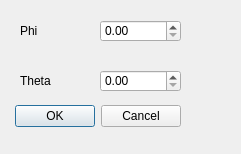
<?xml version="1.0" encoding="UTF-8"?>
<ui version="4.0">
 <class>BrightenDarkenValueTypeDialog</class>
 <widget class="QDialog" name="BrightenDarkenValueTypeDialog">
  <property name="geometry">
   <rect>
    <x>0</x>
    <y>0</y>
    <width>241</width>
    <height>154</height>
   </rect>
  </property>
  <property name="windowTitle">
   <string>Dialog</string>
  </property>
  <widget class="QDialogButtonBox" name="buttonBox">
   <property name="geometry">
    <rect>
     <x>10</x>
     <y>100</y>
     <width>171</width>
     <height>32</height>
    </rect>
   </property>
   <property name="orientation">
    <enum>Qt::Horizontal</enum>
   </property>
   <property name="standardButtons">
    <set>QDialogButtonBox::Cancel|QDialogButtonBox::Ok</set>
   </property>
  </widget>
  <widget class="QDoubleSpinBox" name="minDoubleSpinBoxPhi">
   <property name="geometry">
    <rect>
     <x>100</x>
     <y>20</y>
     <width>81</width>
     <height>22</height>
    </rect>
   </property>
  </widget>
  <widget class="QLabel" name="label">
   <property name="geometry">
    <rect>
     <x>20</x>
     <y>20</y>
     <width>47</width>
     <height>21</height>
    </rect>
   </property>
   <property name="text">
    <string>Phi</string>
   </property>
  </widget>
  <widget class="QLabel" name="label_2">
   <property name="geometry">
    <rect>
     <x>20</x>
     <y>70</y>
     <width>47</width>
     <height>21</height>
    </rect>
   </property>
   <property name="text">
    <string>Theta</string>
   </property>
  </widget>
  <widget class="QDoubleSpinBox" name="minDoubleSpinBoxTheta">
   <property name="geometry">
    <rect>
     <x>100</x>
     <y>70</y>
     <width>81</width>
     <height>22</height>
    </rect>
   </property>
  </widget>
 </widget>
 <resources/>
 <connections>
  <connection>
   <sender>buttonBox</sender>
   <signal>accepted()</signal>
   <receiver>BrightenDarkenValueTypeDialog</receiver>
   <slot>accept()</slot>
   <hints>
    <hint type="sourcelabel">
     <x>248</x>
     <y>254</y>
    </hint>
    <hint type="destinationlabel">
     <x>157</x>
     <y>274</y>
    </hint>
   </hints>
  </connection>
  <connection>
   <sender>buttonBox</sender>
   <signal>rejected()</signal>
   <receiver>BrightenDarkenValueTypeDialog</receiver>
   <slot>reject()</slot>
   <hints>
    <hint type="sourcelabel">
     <x>316</x>
     <y>260</y>
    </hint>
    <hint type="destinationlabel">
     <x>286</x>
     <y>274</y>
    </hint>
   </hints>
  </connection>
 </connections>
</ui>
